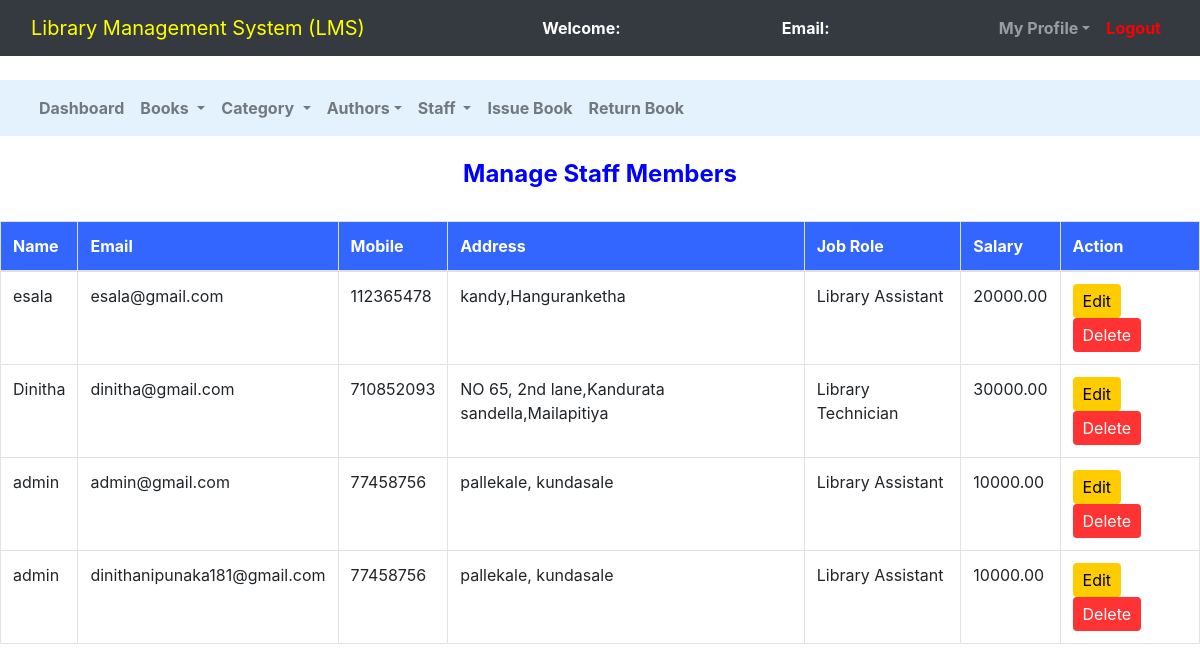
Before: /admin/manage_staff.php with the older database file.
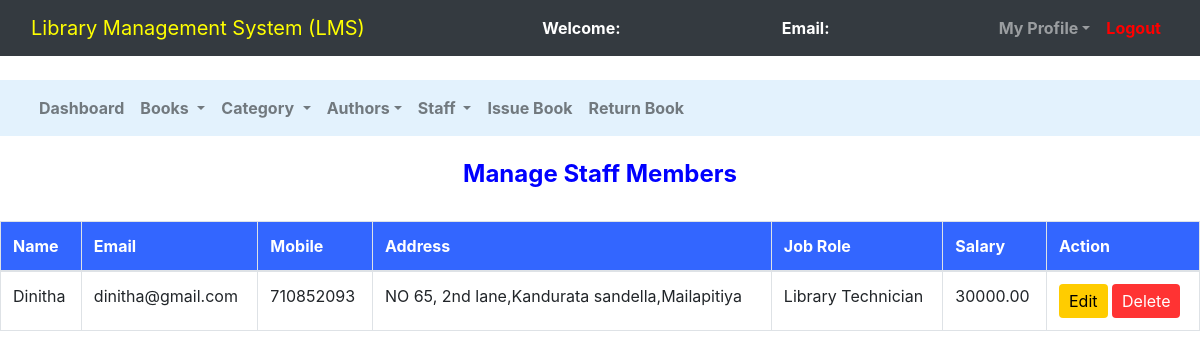
After: the same page with the newer database file.
### tables this page shows
CREATE TABLE `staff` (
  `s_id` int(11) NOT NULL,
  `name` varchar(50) NOT NULL,
  `email` varchar(100) NOT NULL,
  `password` varchar(100) NOT NULL,
  `mobile` int(10) NOT NULL,
  `address` varchar(200) NOT NULL,
  `job_role` varchar(100) NOT NULL,
  `salary` decimal(10,2) NOT NULL
);

### admin/manage_staff.php (the view, shortened to what this page needs)
<!DOCTYPE html>
<html>
<head>
	<link rel="stylesheet" type="text/css" href="../bootstrap-4.4.1/css/bootstrap.min.css">
</head>
<body>
	<nav class="navbar navbar-expand-lg navbar-dark bg-dark">
		<div class="container-fluid">
			<div class="navbar-header">
				<a class="navbar-brand" href="admin_dashboard.php" style="color:yellow;">Library Management System (LMS)</a>
			</div>
			<font style="color: white"><span><strong>Welcome: <?php echo $_SESSION['name'];?></strong></span></font>
			<font style="color: white"><span><strong>Email: <?php echo $_SESSION['email'];?></strong></span></font>
		    <ul class="nav navbar-nav navbar-right">
		      <li class="nav-item dropdown">
	        	<a class="nav-link dropdown-toggle" data-toggle="dropdown"><b>My Profile</b></a>
		      </li>
		      <li class="nav-item">
		        <a class="nav-link" href="../logout.php" style="color:red;"><b>Logout</b></a>
		      </li>
		    </ul>
		</div>
	</nav><br>
	<nav class="navbar navbar-expand-lg navbar-light" style="background-color: #e3f2fd">
		<div class="container-fluid">
		    <ul class="nav navbar-nav navbar-center">
		      <li class="nav-item">
		        <a class="nav-link" href="admin_dashboard.php"><b>Dashboard</b></a>
		      </li>
		      <li class="nav-item dropdown">
	        	<a class="nav-link dropdown-toggle" data-toggle="dropdown"><b>Books</b> </a>
		      </li>
		      <li class="nav-item dropdown">
	        	<a class="nav-link dropdown-toggle" data-toggle="dropdown"><b>Category</b> </a>
		      </li>
		      <li class="nav-item dropdown">
	        	<a class="nav-link dropdown-toggle" data-toggle="dropdown"><b>Authors</b></a>
		      </li>
			  <li class="nav-item dropdown">
	        	<a class="nav-link dropdown-toggle" data-toggle="dropdown"><b>Staff </b></a>
		      </li>
	          <li class="nav-item">
		        <a class="nav-link" href="issue_book.php"><b>Issue Book</b></a>
		      </li>
			  <li class="nav-item">
		        <a class="nav-link" href="return_book.php"><b>Return Book</b></a>
		      </li>
		    </ul>
		</div>
	</nav><br>
	<center><h4 style="color:blue;"><b>Manage Staff Members</b></h4><br></center>
	<div class="row">
		<div class="col-md-12">
			<table class="table table-bordered table-hover">
				<thead>
					<tr>
						<th>Name</th>
						<th>Email</th>
						<th>Mobile</th>
						<th>Address</th>
						<th>Job Role</th>
						<th>Salary</th>
                        <th>Action</th>
					</tr>
				</thead>
				<tbody>
					<?php
						$connection = mysqli_connect("localhost","root","");
						$query = "select * from staff";
						$query_run = mysqli_query($connection,$query);
						while ($row = mysqli_fetch_assoc($query_run)){
							?>
							<tr>
								<td><?php echo $row['name'];?></td>
								<td><?php echo $row['email'];?></td>
								<td><?php echo $row['mobile'];?></td>
								<td><?php echo $row['address'];?></td>
								<td><?php echo $row['job_role'];?></td>
								<td><?php echo $row['salary'];?></td>
								<td>
									<button class="btn btn-edit"><a href="edit_staff.php?bn=<?php echo $row['s_id'];?>" style="color:black;">Edit</a></button>
									<button class="btn btn-delete"><a href="delete_staff.php?bn=<?php echo $row['s_id'];?>" style="color:white;">Delete</a></button>
								</td>
							</tr>
							<?php
						}
					?>
				</tbody>
			</table>
		</div>
	</div>
</body>
</html>

Changed rows visible on the page:
removed staff: name "esala", email "esala@gmail.com", mobile "112365478", address "kandy,Hanguranketha", job_role "Library Assistant", salary "20000.00"
removed staff: name "admin", email "admin@gmail.com", mobile "77458756", address "pallekale, kundasale", job_role "Library Assistant", salary "10000.00"
removed staff: name "admin", email "dinithanipunaka181@gmail.com", mobile "77458756", address "pallekale, kundasale", job_role "Library Assistant", salary "10000.00"
